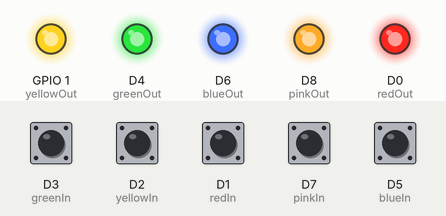
This sketch was run on a simulated ESP8266 (NodeMCU). Parts: output pins drawn as LEDs (lit = HIGH). The inputs (shaded band) are chosen by the test bench; at power-on: D1 (redIn), D2 (yellowIn), D3 (greenIn), D5 (blueIn), D7 (pinkIn) HIGH. WiFi joins after 1.5 s; servers stay silent unless stated; random numbers use the default seed unless the sketch sets one.

Above: at 4.4 s.
4.5 s: D3 (greenIn) pulled LOW for 0.15 s
At 5.7 s:
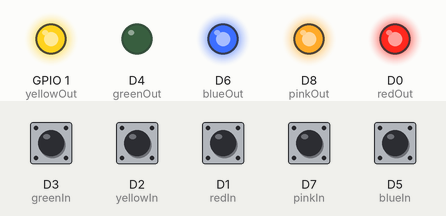
6.1 s: D2 (yellowIn) pulled LOW for 0.15 s
At 7.2 s:
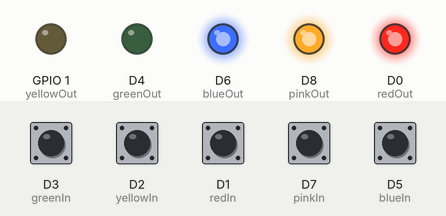
7.7 s: D1 (redIn) pulled LOW for 0.15 s
At 8.3 s:
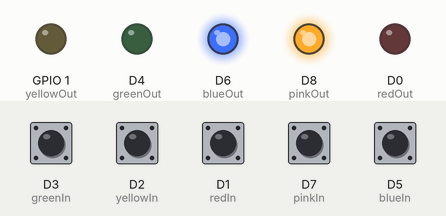
9.3 s: D7 (pinkIn) pulled LOW for 0.15 s
At 10.5 s:
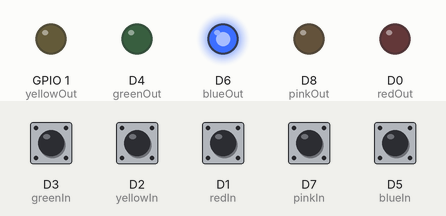
10.9 s: D5 (blueIn) pulled LOW for 0.15 s
At 12.4 s:
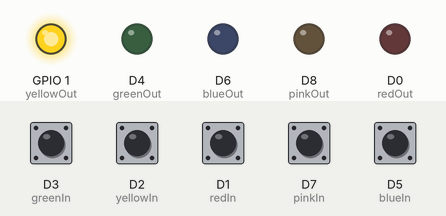
12.9 s: D2 (yellowIn) pulled LOW for 1 s
At 13.8 s:
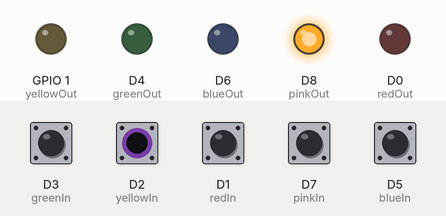
Timing chart, 0 to 15.9 s (numbered marks = the images above; inputs shaded):
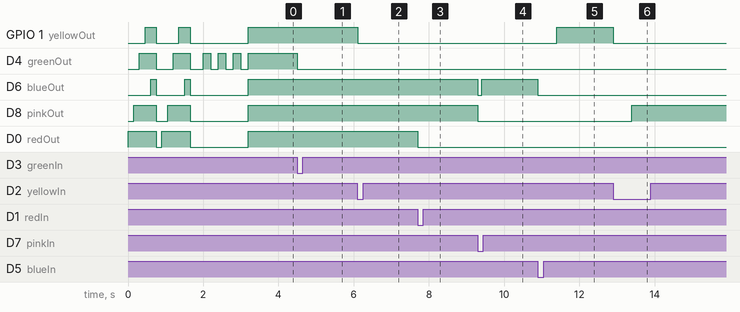

Measured:
- after the input at 4.5 s, D4 (greenOut): HIGH → LOW at once
- after the input at 6.1 s, GPIO 1 (yellowOut): HIGH → LOW at once
- after the input at 7.7 s, D0 (redOut): HIGH → LOW at once
- after the input at 9.3 s, D6 (blueOut): HIGH → LOW at once, → HIGH 0.10 s later; D8 (pinkOut): HIGH → LOW at once
- after the input at 10.9 s, GPIO 1 (yellowOut): LOW → HIGH after 0.50 s; D6 (blueOut): HIGH → LOW at once
- after the input at 12.9 s, GPIO 1 (yellowOut): HIGH → LOW at once; D8 (pinkOut): LOW → HIGH after 0.50 s

The sketch:

nodemcu.ino
```cpp
#include <ESP8266WiFi.h>
#include <WiFiClient.h>
#include <ESP8266WebServer.h>

const char* SSID = "light-em-up";
const char* password = "8096light";

ESP8266WebServer server(80);

int redIn = D1;        // Input pin for Red button
int redOut = D0;

int greenIn = D3;     // Input pin for Green button
int greenOut = D4;    // Output pin for Green LED

int blueIn = D5;       // Input pin for Blue button
int blueOut = D6;      // Output pin for Blue LED

int pinkIn = D7;       // Input pin for Pink button
int pinkOut = D8;      // Output pin for Pink LED

int yellowIn = D2;    // Input pin for Yellow button
int yellowOut = 1;    // Output pin for Yellow LED

int score = 0;        // Track the score
int currentColor = -1;

int startButton = pinkOut; // Change this for every board

bool isGameRunning = false;

bool isPlayerReady = false;
bool isOpponentReady = true;

int wifiTimeout = 10;
int isWifiConnected = false;

void setup() {
  // Setup all LED output pins
  pinMode(redOut, OUTPUT);
  pinMode(blueOut, OUTPUT);
  pinMode(yellowOut, OUTPUT);
  pinMode(greenOut, OUTPUT);
  pinMode(pinkOut, OUTPUT);

  // Setup all button input pins with pull-up resistors
  pinMode(redIn, INPUT_PULLUP);
  pinMode(blueIn, INPUT_PULLUP);
  pinMode(yellowIn, INPUT_PULLUP);
  pinMode(greenIn, INPUT_PULLUP);
  pinMode(pinkIn, INPUT_PULLUP);

  WiFi.mode(WIFI_STA);
  WiFi.begin(SSID, password);

  while (WiFi.status() != WL_CONNECTED && wifiTimeout > 0) {
    wifiTimeout--;
    ledOn(redOut);
    delay(150);
    ledOn(pinkOut);
    delay(150);
    ledOn(greenOut);
    delay(150);
    ledOn(yellowOut);
    delay(150);
    ledOn(blueOut);
    delay(150);
    ledAllOff();
    delay(150);
  }

  if (WiFi.status() == WL_CONNECTED) {
      isWifiConnected = true;

      sendIp();
      server.on("/",HTTP_GET, sendScore);
      server.begin();

      ledOn(greenOut);
      delay(200);
      ledOff(greenOut);
      delay(200);
      ledOn(greenOut);
      delay(200);
      ledOff(greenOut);
      delay(200);
      ledOn(greenOut);
      delay(200);
      ledOff(greenOut);
      delay(200);
  } else { // Connection failed
      isWifiConnected = false;

        ledOn(redOut);
        delay(200);
        ledOff(redOut);
        delay(200);
        ledOn(redOut);
        delay(200);
        ledOff(redOut);
        delay(200);
        ledOn(redOut);
        delay(200);
        ledOff(redOut);
        delay(200);

  }

    ledAllOn();

}

void loop() {
  if (isGameRunning) {
    if (isCorrectButtonPresed(currentColor)) { // Check if the correct button was presse

      if (isGameRunning) {
        ledOff(currentColor); // Turn off current LED
        delay(500);
        int newColor = pickNewColor(); // Pick a new color
        setupCurrentColor(newColor); // Set up the new color
      }
    }
  } else if (isPlayerReady && isOpponentReady) {
    // isPlayerOneReady = true; // Change
    // isPlayerTwoReady = false;
    isPlayerReady = false;

    isGameRunning = true;
    score = 0;

    ledAllOff();

    delay(100);

    int newColor = pickNewColor(); // Pick a random color to start

    setupCurrentColor(newColor); // Initialize the first "mole"
  } else {
    int pushedButton = isButtonPressed();

    if (pushedButton == startButton) {
        isPlayerReady = true;
    }
  }

  delay(1);
server.handleClient();

}

void setupCurrentColor(int newColor) {
  ledOn(newColor);  // Turn on the LED of the new color
  currentColor = newColor; // Update the active color
}

boolean isCorrectButtonPresed(int currentTargetColor) {
    int pressedButton;
    boolean correctButtonPressed = false;

    pressedButton = isButtonPressed();

    if (currentTargetColor == pressedButton) { // Correct button pressed
        ledOff(pressedButton);
        correctButtonPressed = true;
        score++; // Increase score

        if (score >= 10) {
            playerWon();
        }
    }
    return correctButtonPressed;
}

void playerWon() {
  isGameRunning = false;

  ledAllOn();

  // isPlayerOneReady = true; // Change
  // isPlayerTwoReady = false;
  delay(2000);
}

int isButtonPressed() {
  int pressedButton = 0;

  delay(2);

  // Check each button and return the corresponding LED output pin if pressed
  if (digitalRead(redIn) == LOW) {
    pressedButton = redOut;
  }
  if (digitalRead(blueIn) == LOW) {
    pressedButton = blueOut;
  }
  if (digitalRead(yellowIn) == LOW) {
    pressedButton = yellowOut;
  }
  if (digitalRead(greenIn) == LOW) {
    pressedButton = greenOut;
  }
  if (digitalRead(pinkIn) == LOW) {
    pressedButton = pinkOut;
  }
  if (pressedButton != 0) {
      ledOff(pressedButton);
  }

  return pressedButton;
}

// Function to randomly pick a new color LED
int pickNewColor() {
  int usableLeds[5] = {greenOut, redOut, blueOut, pinkOut, yellowOut};
  int randIndex = random(0, 5); // Random index between 0 and 4
  int randomColor = usableLeds[randIndex];

  return randomColor;
}

// Function to turn on LED based on the given color pin
void ledOn(int colorON) {
  if (colorON == redOut) {
    digitalWrite(redOut, HIGH);
  } else if (colorON == blueOut) {
    digitalWrite(blueOut, HIGH);
  } else if (colorON == yellowOut) {
    digitalWrite(yellowOut, HIGH);
  } else if (colorON == greenOut) {
    digitalWrite(greenOut, HIGH);
  } else if (colorON == pinkOut) {
    digitalWrite(pinkOut, HIGH);
  }
}

// Function to turn off LED based on the given color pin
void ledOff(int colorOFF) {

  if (colorOFF == redOut) {
    digitalWrite(redOut, LOW);
  } else if (colorOFF == blueOut) {
    digitalWrite(blueOut, LOW);
  } else if (colorOFF == yellowOut) {
    digitalWrite(yellowOut, LOW);
  } else if (colorOFF == greenOut) {
    digitalWrite(greenOut, LOW);
  } else if (colorOFF == pinkOut) {
    digitalWrite(pinkOut, LOW);
  }
}

void ledAllOn() {
  digitalWrite(redOut, HIGH);
  digitalWrite(blueOut, HIGH);
  digitalWrite(yellowOut, HIGH);
  digitalWrite(greenOut, HIGH);
  digitalWrite(pinkOut, HIGH);
}

void ledAllOff() {
  digitalWrite(redOut, LOW);
  digitalWrite(blueOut, LOW);
  digitalWrite(yellowOut, LOW);
  digitalWrite(greenOut, LOW);
  digitalWrite(pinkOut, LOW);
}

void sendScore() {
    server.send(200, "text/plain", String(score));
}

void sendIp() {
    WiFiClient client;
    IPAddress ip = WiFi.localIP();
    String msg = ip.toString();

    const char* serverHost = "ntfy.sh";

    if (!client.connect(serverHost, 80)) {
      return;
    }
    String url = "/<ENTER_NTFY_TOPIC_NAME>";


    client.print("POST " + url + " HTTP/1.1\r\n" +
                 "Host: " + serverHost + "\r\n" +
                 "Content-Type: text\r\n" +
                 "Content-Length: " + msg.length() + "\r\n" +
                 "Connection: close\r\n\r\n" +
                 msg);

}
```
